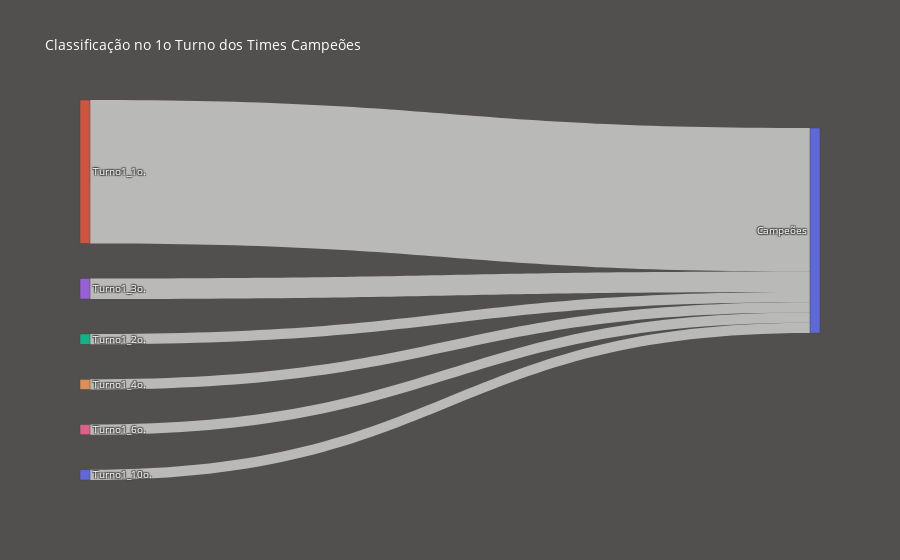

Notebook cell for this chart:
### Markdown cell above
### Classificação no 1o Turno dos Times Campeões

### Code cell
#classificação turno1 para campeões
df_plot = df_completo.groupby(['ano_campeonato','time'])[['classificacao_1o_turno','classificacao_final']].max().reset_index()
df_plot = df_plot.groupby(['classificacao_final','classificacao_1o_turno'])['time'].count().reset_index()
df_plot = df_plot.loc[df_plot.classificacao_final == 1]

display(df_plot)

#data
label = ['Campeões',   #0

        'Turno1_1o.',    #1
        'Turno1_2o.',    #2
        'Turno1_3o.',    #3
        'Turno1_4o.',    #4
        'Turno1_5o.',    #5
        'Turno1_6o.',    #6
        'Turno1_7o.',    #7
        'Turno1_8o.',    #8
        'Turno1_9o.',    #9
        'Turno1_10o.']   #10

target = [0,0,0,0,0,0]
source = [1,2,3,4,6,10]
value = df_plot.time.tolist()

#data to dict, dict to sankey
link = dict(source = source, target = target, value = value)
node = dict(label = label, pad = 35, thickness = 10)
data = go.Sankey(link = link, node = node, orientation = 'h')

fig = go.Figure(data)
fig.update_layout(
    hovermode = 'x',
    title = 'Classificação no 1o Turno dos Times Campeões',
    font = dict(size = 10, color = 'white'),
    paper_bgcolor = '#51504f'
)
fig.show()

### Figure 1 — Plotly figure (JSON) as saved in the notebook; plotly's stock layout.template omitted (floating-point values rounded to 4 significant figures)
{"data": [{"link": {"source": [1, 2, 3, 4, 6, 10], "target": [0, 0, 0, 0, 0, 0], "value": [14, 1, 2, 1, 1, 1]}, "node": {"label": ["Campeões", "Turno1_1o.", "Turno1_2o.", "Turno1_3o.", "Turno1_4o.", "Turno1_5o.", "Turno1_6o.", "Turno1_7o.", "Turno1_8o.", "Turno1_9o.", "Turno1_10o."], "pad": 35, "thickness": 10}, "orientation": "h", "type": "sankey"}], "layout": {"font": {"color": "white", "size": 10}, "hovermode": "x", "paper_bgcolor": "#51504f", "title": {"text": "Classificação no 1o Turno dos Times Campeões"}}}
